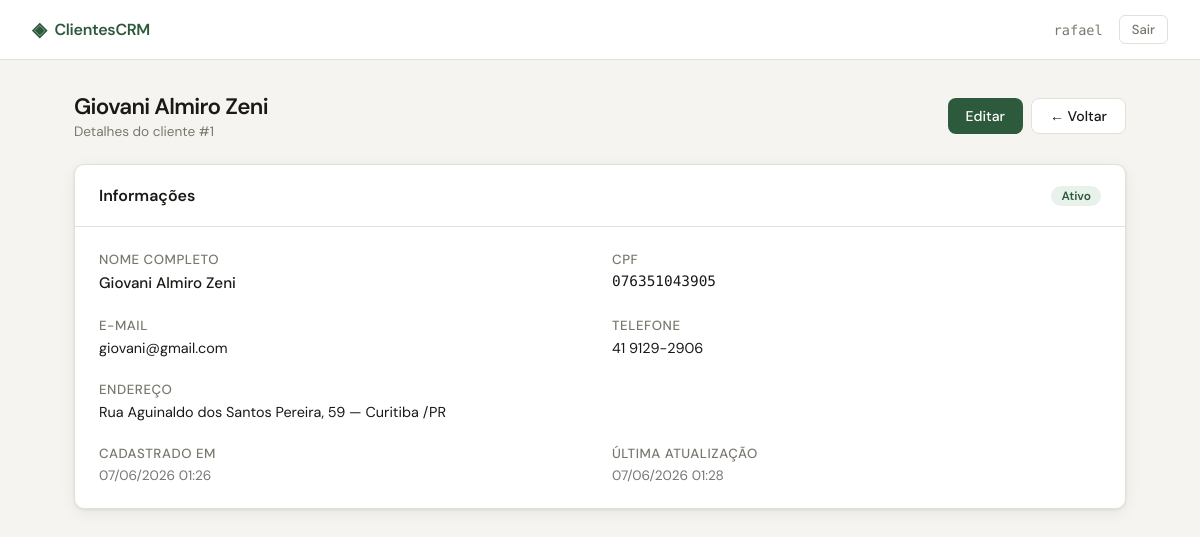
Screenshot of /clientes/1/ (signed in) with the database file from the repository.
### clientes/models.py (models this page shows, shortened)
class Cliente(models.Model):
    nome = models.CharField(max_length=200, verbose_name='Nome completo')
    email = models.EmailField(unique=True, verbose_name='E-mail')
    telefone = models.CharField(max_length=20, verbose_name='Telefone')
    cpf = models.CharField(max_length=14, unique=True, verbose_name='CPF')
    endereco = models.CharField(max_length=300, verbose_name='Endereço', blank=True)
    cidade = models.CharField(max_length=100, verbose_name='Cidade', blank=True)
    estado = models.CharField(max_length=2, verbose_name='Estado', blank=True)
    ativo = models.BooleanField(default=True, verbose_name='Ativo')
    criado_em = models.DateTimeField(auto_now_add=True, verbose_name='Criado em')
    atualizado_em = models.DateTimeField(auto_now=True, verbose_name='Atualizado em')
    class Meta:
        verbose_name = 'Cliente'
        verbose_name_plural = 'Clientes'
        ordering = ['nome']

### clientes/views.py (the view)
# urls.py: path('<int:pk>/', views.cliente_detail, name='cliente_detail'),
@login_required
def cliente_detail(request, pk):
    cliente = get_object_or_404(Cliente, pk=pk)
    return render(request, 'clientes/detail.html', {'cliente': cliente})

### templates/clientes/detail.html (shortened to what this page needs)
{% extends 'base.html' %}
{% block content %}
<div class="page-header">
  <div>
    <h1 class="page-title">{{ cliente.nome }}</h1>
    <p class="page-subtitle">Detalhes do cliente #{{ cliente.pk }}</p>
  </div>
  <div style="display:flex; gap:8px;">
    <a href="{% url 'cliente_update' cliente.pk %}" class="btn btn-primary">Editar</a>
    <a href="{% url 'cliente_list' %}" class="btn btn-secondary">← Voltar</a>
  </div>
</div>
<div class="card">
  <div class="card-header">
    <span class="card-title">Informações</span>
    {% if cliente.ativo %}
      <span class="badge badge-green">Ativo</span>
    {% else %}
      <span class="badge badge-gray">Inativo</span>
    {% endif %}
  </div>
  <div class="card-body">
    <div style="display: grid; grid-template-columns: 1fr 1fr; gap: 1.5rem;">
      <div>
        <label>Nome completo</label>
        <p style="font-size: 0.95rem; font-weight: 500;">{{ cliente.nome }}</p>
      </div>
      <div>
        <label>CPF</label>
        <p style="font-family: 'DM Mono', monospace; font-size: 0.9rem;">{{ cliente.cpf }}</p>
      </div>
      <div>
        <label>E-mail</label>
        <p style="font-size: 0.9rem;">{{ cliente.email }}</p>
      </div>
      <div>
        <label>Telefone</label>
        <p style="font-size: 0.9rem;">{{ cliente.telefone }}</p>
      </div>
      {% if cliente.endereco %}
      <div style="grid-column: 1 / -1;">
        <label>Endereço</label>
        <p style="font-size: 0.9rem;">
          {{ cliente.endereco }}
          {% if cliente.cidade %} — {{ cliente.cidade }}{% endif %}
          {% if cliente.estado %}/{{ cliente.estado }}{% endif %}
        </p>
      </div>
      {% endif %}
      <div>
        <label>Cadastrado em</label>
        <p style="font-size: 0.85rem; color: #777;">{{ cliente.criado_em|date:"d/m/Y H:i" }}</p>
      </div>
      <div>
        <label>Última atualização</label>
        <p style="font-size: 0.85rem; color: #777;">{{ cliente.atualizado_em|date:"d/m/Y H:i" }}</p>
      </div>
    </div>
  </div>
</div>
{% endblock %}

### templates/base.html (shortened to what this page needs)
<!DOCTYPE html>
<html lang="pt-br">
<head>
</head>
<body>
  {% if user.is_authenticated %}
  <nav>
    <a class="nav-brand" href="{% url 'cliente_list' %}">
      <span>◈</span> ClientesCRM
    </a>
    <div class="nav-right">
      <span class="nav-user">{{ user.username }}</span>
      <a class="btn-logout" href="{% url 'logout' %}">Sair</a>
    </div>
  </nav>
  {% endif %}
  <main>
    {% block content %}{% endblock %}
  </main>
</body>
</html>

### templates/base.html (style rules this page uses)
*, *::before, *::after { box-sizing: border-box; margin: 0; padding: 0; }
:root { --bg: #f5f4f0; --surface: #ffffff; --border: #e2e0d8; --text: #1a1916; --muted: #7a786e; --accent: #2d5a3d; --accent-light: #e8f2eb; --danger: #c0392b; --danger-light: #fdf0ef; --warning: #d4850a; --radius: 10px; --shadow: 0 1px 3px rgba(0,0,0,0.08), 0 4px 16px rgba(0,0,0,0.06); }
body { font-family: 'DM Sans', sans-serif; background: var(--bg); color: var(--text); min-height: 100vh; }
nav { background: var(--surface); border-bottom: 1px solid var(--border); padding: 0 2rem; display: flex; align-items: center; justify-content: space-between; height: 60px; position: sticky; top: 0; z-index: 100; }
.nav-brand { font-weight: 600; font-size: 1rem; color: var(--accent); letter-spacing: -0.02em; display: flex; align-items: center; gap: 8px; text-decoration: none; }
.nav-brand span { font-size: 1.2rem; }
.nav-right { display: flex; align-items: center; gap: 1rem; }
.nav-user { font-size: 0.85rem; color: var(--muted); font-family: 'DM Mono', monospace; }
.btn-logout { font-family: 'DM Sans', sans-serif; font-size: 0.82rem; font-weight: 500; color: var(--muted); background: none; border: 1px solid var(--border); border-radius: 6px; padding: 5px 12px; cursor: pointer; transition: all 0.15s; text-decoration: none; }
main { max-width: 1100px; margin: 0 auto; padding: 2rem 1.5rem; }
.btn { display: inline-flex; align-items: center; gap: 6px; font-family: 'DM Sans', sans-serif; font-size: 0.88rem; font-weight: 500; padding: 8px 18px; border-radius: 8px; border: none; cursor: pointer; text-decoration: none; transition: all 0.15s; }
.btn-primary { background: var(--accent); color: #fff; }
.btn-secondary { background: var(--surface); color: var(--text); border: 1px solid var(--border); }
label { font-size: 0.83rem; font-weight: 500; color: var(--muted); display: block; margin-bottom: 5px; text-transform: uppercase; letter-spacing: 0.04em; }
.card { background: var(--surface); border: 1px solid var(--border); border-radius: var(--radius); box-shadow: var(--shadow); }
.card-header { padding: 1.25rem 1.5rem; border-bottom: 1px solid var(--border); display: flex; align-items: center; justify-content: space-between; }
.card-body { padding: 1.5rem; }
.card-title { font-weight: 600; font-size: 1rem; }
.badge { display: inline-block; padding: 2px 10px; border-radius: 20px; font-size: 0.75rem; font-weight: 600; }
.badge-green { background: var(--accent-light); color: var(--accent); }
.page-header { display: flex; align-items: center; justify-content: space-between; margin-bottom: 1.5rem; }
.page-title { font-size: 1.4rem; font-weight: 600; letter-spacing: -0.03em; }
.page-subtitle { font-size: 0.85rem; color: var(--muted); margin-top: 2px; }

### rows the page displays
Cliente: nome "Giovani Almiro Zeni", pk "1", cpf "076351043905", email "giovani@gmail.com", telefone "41 9129-2906", endereco "Rua Aguinaldo dos Santos Pereira, 59", cidade "Curitiba", estado "PR", criado_em "07/06/2026 01:26", atualizado_em "07/06/2026 01:28"

### other values shown
{{ user.username }} "rafael"
